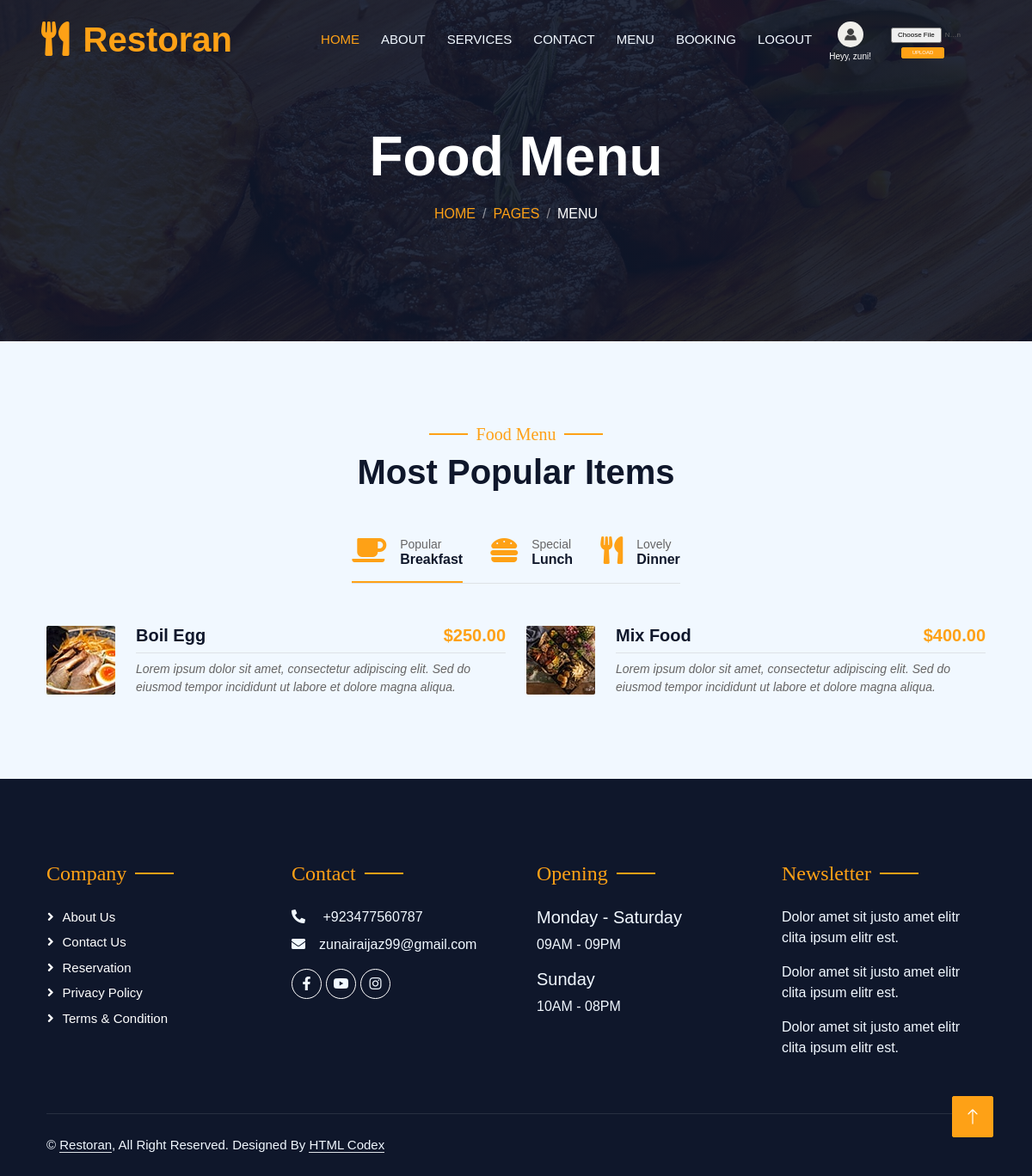
The page /menu/ (signed in) on the database its author committed.
### home/models.py (models this page shows, shortened)
class MenuItem(models.Model):
    CATEGORY_CHOICES = [
        ('breakfast', 'Breakfast'),
        ('lunch', 'Lunch'),
        ('dinner', 'Dinner'),
    ]
    name = models.CharField(max_length=100)
    description = models.TextField()
    price = models.DecimalField(max_digits=6, decimal_places=2)
    image = models.ImageField(upload_to='menu_images/')
    category = models.CharField(max_length=10, choices=CATEGORY_CHOICES)
    from django.db import models

### home/views.py (the view)
# urls.py: path('menu/', views.menu, name='menu'),  # Menu list page
def menu(request):
    breakfast_items = MenuItem.objects.filter(category='breakfast')
    lunch_items = MenuItem.objects.filter(category='lunch')
    dinner_items = MenuItem.objects.filter(category='dinner')
    context = {
        'breakfast_items': breakfast_items,
        'lunch_items': lunch_items,
        'dinner_items': dinner_items,
    }
    return render(request, 'menu.html', context)

### templates/menu.html (shortened to what this page needs)
{% extends "base.html" %}
{% load static %}
{% block body %}
  <div class="container-xxl py-5 bg-dark hero-header mb-5">
                <div class="container text-center my-5 pt-5 pb-4">
                    <h1 class="display-3 text-white mb-3 animated slideInDown">Food Menu</h1>
                    <nav aria-label="breadcrumb">
                        <ol class="breadcrumb justify-content-center text-uppercase">
                            <li class="breadcrumb-item"><a href="#">Home</a></li>
                            <li class="breadcrumb-item"><a href="#">Pages</a></li>
                            <li class="breadcrumb-item text-white active" aria-current="page">Menu</li>
                        </ol>
                    </nav>
                </div>
            </div>
{% load static %}
{% if user.is_authenticated %}
  <div class="container-xxl py-5">
    <div class="container">
      <div class="text-center wow fadeInUp" data-wow-delay="0.1s">
        <h5 class="section-title ff-secondary text-center text-primary fw-normal">Food Menu</h5>
        <h1 class="mb-5">Most Popular Items</h1>
      </div>
      <div class="tab-class text-center wow fadeInUp" data-wow-delay="0.1s">
        <ul class="nav nav-pills d-inline-flex justify-content-center border-bottom mb-5">
          <li class="nav-item">
            <a class="d-flex align-items-center text-start mx-3 ms-0 pb-3 active" data-bs-toggle="pill" href="#tab-1">
              <i class="fa fa-coffee fa-2x text-primary"></i>
              <div class="ps-3">
                <small class="text-body">Popular</small>
                <h6 class="mt-n1 mb-0">Breakfast</h6>
              </div>
            </a>
          </li>
          <li class="nav-item">
            <a class="d-flex align-items-center text-start mx-3 pb-3" data-bs-toggle="pill" href="#tab-2">
              <i class="fa fa-hamburger fa-2x text-primary"></i>
              <div class="ps-3">
                <small class="text-body">Special</small>
                <h6 class="mt-n1 mb-0">Lunch</h6>
              </div>
            </a>
          </li>
          <li class="nav-item">
            <a class="d-flex align-items-center text-start mx-3 me-0 pb-3" data-bs-toggle="pill" href="#tab-3">
              <i class="fa fa-utensils fa-2x text-primary"></i>
              <div class="ps-3">
                <small class="text-body">Lovely</small>
                <h6 class="mt-n1 mb-0">Dinner</h6>
              </div>
            </a>
          </li>
        </ul>
        <div class="tab-content">
          <div id="tab-1" class="tab-pane fade show p-0 active">
            <div class="row g-4">
              {% for item in breakfast_items %}
              <div class="col-lg-6">
                <div class="d-flex align-items-center">
                  <img src="{{ item.image.url }}" class="flex-shrink-0 img-fluid rounded" style="width: 80px;" alt="{{ item.name }}">
                  <div class="w-100 d-flex flex-column text-start ps-4">
                    <h5 class="d-flex justify-content-between border-bottom pb-2">
                      <span>{{ item.name }}</span>
                      <span class="text-primary">${{ item.price }}</span>
                    </h5>
                    <small class="fst-italic">{{ item.description }}</small>
                  </div>
                </div>
              </div>
              {% empty %}
              <p>No breakfast items found.</p>
              {% endfor %}
            </div>
          </div>
        </div>
      </div>
    </div>
  </div>
{% else %}
  <div class="container text-center mt-5">
    <h2 class="text-dark">You must be logged in to view the menu.</h2>
    <a class="btn btn-primary mt-3" href="{% url 'login' %}">Login Here</a>
  </div>
{% endif %}
{% endblock body %}

### templates/base.html (shortened to what this page needs)
{% load static %}
<!doctype html>
<html lang="eng">
  <head>
 <link href="https://cdn.jsdelivr.net/npm/bootstrap@5.3.0/dist/css/bootstrap.min.css" rel="stylesheet">
<link href="https://cdnjs.cloudflare.com/ajax/libs/font-awesome/5.10.0/css/all.min.css" rel="stylesheet">
<link href="https://cdn.jsdelivr.net/npm/bootstrap-icons@1.4.1/font/bootstrap-icons.css" rel="stylesheet">
<link rel="stylesheet" href="{% static 'css/bootstrap.min.css' %}" >
 <link rel="stylesheet" href="{% static 'css/style.css' %}">
{% load static %}
  </head>
  <body>
        <div class="container-xxl position-relative p-0">
            <nav class="navbar navbar-expand-lg navbar-dark bg-dark px-4 px-lg-5 py-3 py-lg-0">
                <a href="" class="navbar-brand p-0">
                    <h1 class="text-primary m-0"><i class="fa fa-utensils me-3"></i>Restoran</h1>
                </a>
                <div class="collapse navbar-collapse" id="navbarCollapse">
                    <div class="navbar-nav ms-auto py-0 pe-4">
                      <li class="nav-item">
               <a class="nav-link active" aria-current="page"  href="/">Home</a>
            </li>
                       <li class="nav-item">
              <a class="nav-link" href="/about">About</a>
            </li>
                   <li class="nav-item">
              <a class="nav-link" href="/services">Services</a>
            </li>
             <li class="nav-item">
              <a class="nav-link" href="/contact">Contact</a>
            </li>
                        <li class="nav-item">
              <a class="nav-link" href="/menu">Menu</a>
            </li>
                        <li class="nav-item">
              <a class="nav-link" href="/booking">Booking</a>
            </li>
        {% if user.is_authenticated %}
    <li class="nav-item">
        <a class="nav-link" href="/logout">Logout</a>
    </li>
    <li style="display: flex; align-items: center; margin-left: 20px; margin-top: 5px;">
        <div style="display: flex; flex-direction: column; align-items: center; margin-right: 15px;">
            {% if request.user.user_profile and request.user.user_profile.profile_picture %}
                <img src="{{ request.user.user_profile.profile_picture.url }}" alt="Profile Picture"
                     style="height: 30px; width: 30px; border-radius: 50%; object-fit: cover;">
            {% else %}
                <img src="/media/default.jpg" alt="Default Profile Picture"
                     style="height: 30px; width: 30px; border-radius: 50%; object-fit: cover;">
            {% endif %}
            <span style="color: white; font-size: 10px; margin-top: 3px;">Heyy, {{ user.username }}!</span>
        </div>
        <form method="post" enctype="multipart/form-data" action="{% url 'update_profile_picture' %}" style="display: flex; flex-direction: column;">
            <input type="file" name="profile_picture" id="profile_picture"
                   style="font-size: 8px; padding: 2px 8px; width: 100px; margin-bottom: 3px;">
            <button type="submit" class="btn btn-primary"
                    style="font-size: 6px; padding: 1px; width: 50px; height: 13px; margin-left: 20px;">
                Upload
            </button>
        </form>
    </li>
{% endif %}
</nav>
      {% block body %}{% endblock body %}
        <div class="container-fluid bg-dark text-light footer pt-5 mt-5 wow fadeIn" data-wow-delay="0.1s">
            <div class="container py-5">
                <div class="row g-5">
                    <div class="col-lg-3 col-md-6">
                        <h4 class="section-title ff-secondary text-start text-primary fw-normal mb-4">Company</h4>
                        <a class="btn btn-link" href="">About Us</a>
                        <a class="btn btn-link" href="">Contact Us</a>
                        <a class="btn btn-link" href="">Reservation</a>
                        <a class="btn btn-link" href="">Privacy Policy</a>
                        <a class="btn btn-link" href="">Terms & Condition</a>
                    </div>
                    <div class="col-lg-3 col-md-6">
                        <h4 class="section-title ff-secondary text-start text-primary fw-normal mb-4">Contact</h4>
                     <p class="mb-2">
  <i class="fa fa-phone-alt me-3"></i>
  <a href="https://wa.me/923477560787" target="_blank" style="color: inherit; text-decoration: none;">
    +923477560787
  </a>
</p>
                        <p class="mb-2"><i class="fa fa-envelope me-3"></i>zunairaijaz99@gmail.com</p>
                        <div class="d-flex pt-2">
                            <a class="btn btn-outline-light btn-social" href="https://web.facebook.com/"><i class="fab fa-facebook-f"></i></a>
                            <a class="btn btn-outline-light btn-social" href="https://youtube.com/@zoyaijaz-x5h?si=_ztBGo02Rzm1wqsN"><i class="fab fa-youtube"></i></a>
                            <a class="btn btn-outline-light btn-social" href="https://www.instagram.com/huzaifa_ch22?igsh=MXhlZmJtaHRmb3dqZg="><i class="fab fa-instagram"></i></a>
                        </div>
                    </div>
                    <div class="col-lg-3 col-md-6">
                        <h4 class="section-title ff-secondary text-start text-primary fw-normal mb-4">Opening</h4>
                        <h5 class="text-light fw-normal">Monday - Saturday</h5>
                        <p>09AM - 09PM</p>
                        <h5 class="text-light fw-normal">Sunday</h5>
                        <p>10AM - 08PM</p>
                    </div>
                    <div class="col-lg-3 col-md-6">
                        <h4 class="section-title ff-secondary text-start text-primary fw-normal mb-4">Newsletter</h4>
                        <p>Dolor amet sit justo amet elitr clita ipsum elitr est.</p>
                             <p>Dolor amet sit justo amet elitr clita ipsum elitr est.</p>
                                  <p>Dolor amet sit justo amet elitr clita ipsum elitr est.</p>
                    </div>
                </div>
            </div>
            <div class="container">
                <div class="copyright">
                    <div class="row">
                        <div class="col-md-6 text-center text-md-start mb-3 mb-md-0">
                            &copy; <a class="border-bottom" href="#">Restoran</a>, All Right Reserved.
							Designed By <a class="border-bottom" href="https://htmlcodex.com">HTML Codex</a>
                        </div>
                        <div class="col-md-6 text-center text-md-end">
                        </div>
                    </div>
                </div>
            </div>
        </div>
        <a href="#" class="btn btn-lg btn-primary btn-lg-square back-to-top"><i class="bi bi-arrow-up"></i></a>
    </div>
  </body>
</html>

### static/css/style.css (style rules this page uses)
:root { --primary: #FEA116; --light: #F1F8FF; --dark: #0F172B; }
.ff-secondary { font-family: 'Pacifico', cursive; }
.back-to-top { position: fixed; display: none; right: 45px; bottom: 45px; z-index: 99; }
.btn { font-family: 'Nunito', sans-serif; font-weight: 500; text-transform: uppercase; transition: .5s; }
.btn.btn-primary, .btn.btn-secondary { color: #FFFFFF; }
.btn-lg-square { width: 48px; height: 48px; }
.btn-square, .btn-sm-square, .btn-lg-square { padding: 0; display: flex; align-items: center; justify-content: center; font-weight: normal; border-radius: 2px; }
.navbar-dark .navbar-nav .nav-link { position: relative; margin-left: 25px; padding: 35px 0; font-size: 15px; color: var(--light) !important; text-transform: uppercase; font-weight: 500; outline: none; transition: .5s; }
.navbar-dark .navbar-nav .nav-link:hover, .navbar-dark .navbar-nav .nav-link.active { color: var(--primary) !important; }
@media (min-width: 992px) { .navbar-dark { position: absolute; width: 100%; top: 0; left: 0; z-index: 999; background: transparent !important; } }
.hero-header { background: linear-gradient(rgba(15, 23, 43, .9), rgba(15, 23, 43, .9)), url('../bg-hero.jpg'); background-position: center center; background-repeat: no-repeat; background-size: cover; }
.breadcrumb-item + .breadcrumb-item::before { color: rgba(255, 255, 255, .5); }
.section-title { position: relative; display: inline-block; }
.section-title::before { position: absolute; content: ""; width: 45px; height: 2px; top: 50%; left: -55px; margin-top: -1px; background: var(--primary); }
.section-title::after { position: absolute; content: ""; width: 45px; height: 2px; top: 50%; right: -55px; margin-top: -1px; background: var(--primary); }
.section-title.text-start::before, .section-title.text-end::after { display: none; }
.nav-pills .nav-item .active { border-bottom: 2px solid var(--primary); }
.footer .btn.btn-social { margin-right: 5px; width: 35px; height: 35px; display: flex; align-items: center; justify-content: center; color: var(--light); border: 1px solid #FFFFFF; border-radius: 35px; transition: .3s; }
.footer .btn.btn-link { display: block; margin-bottom: 5px; padding: 0; text-align: left; color: #FFFFFF; font-size: 15px; font-weight: normal; text-transform: capitalize; transition: .3s; }
.footer .btn.btn-link::before { position: relative; content: "\f105"; font-family: "Font Awesome 5 Free"; font-weight: 900; margin-right: 10px; }
.footer .copyright { padding: 25px 0; font-size: 15px; border-top: 1px solid rgba(256, 256, 256, .1); }
.footer .copyright a { color: var(--light); }
html { height: 100%; }

### rows shown on the page
MenuItem: image (picture), name "Boil Egg", price "250.00", description "Lorem ipsum dolor sit amet, consectetur adipiscing elit. Sed do eiusmod tempor incididunt ut labore et dolore magna aliqua."
MenuItem: image (picture), name "Mix Food", price "400.00", description "Lorem ipsum dolor sit amet, consectetur adipiscing elit. Sed do eiusmod tempor incididunt ut labore et dolore magna aliqua."

### other values the page prints
{{ user.username }} "zuni"
